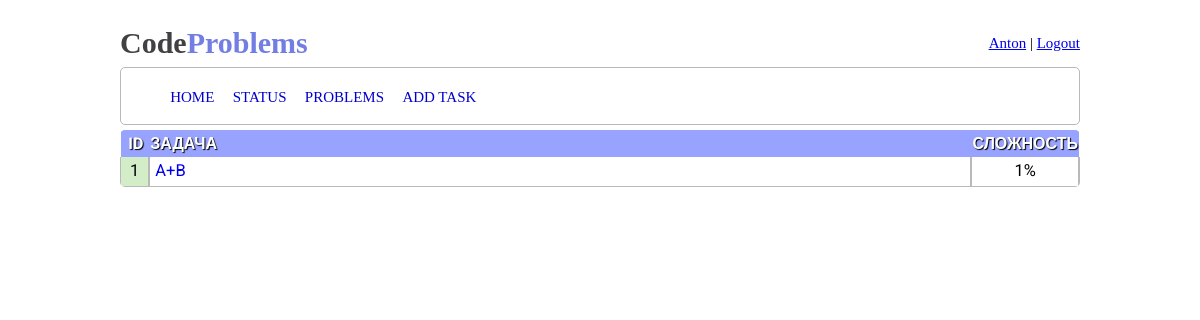
Before: /problemset/list/1/ (signed in) with the older database file.
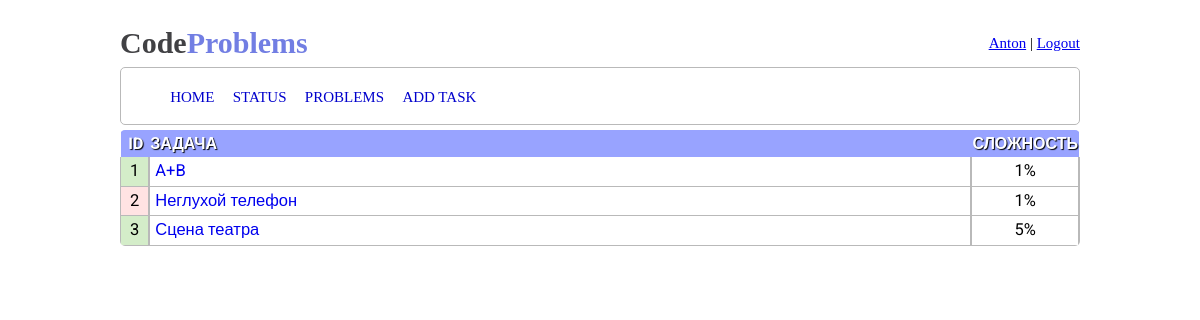
After: the same page with the newer database file.
### data/all_models.py (models this page shows, shortened)
class Problem(SqlAlchemyBase):
    __tablename__ = 'problems'
    id = sqlalchemy.Column(sqlalchemy.Integer, primary_key=True)
    title = sqlalchemy.Column(sqlalchemy.String(255), unique=False, nullable=False)
    memory = sqlalchemy.Column(sqlalchemy.Integer, unique=False, nullable=False)
    time = sqlalchemy.Column(sqlalchemy.Integer, unique=False, nullable=False)
    difficulty = sqlalchemy.Column(sqlalchemy.Integer, unique=False, nullable=False)
    condition = sqlalchemy.Column(sqlalchemy.Text(), unique=False, nullable=False)
    inp = sqlalchemy.Column(sqlalchemy.Text(), unique=False, nullable=False)
    output = sqlalchemy.Column(sqlalchemy.Text(), unique=False, nullable=False)
    col_examples = sqlalchemy.Column(sqlalchemy.Integer(), unique=False, nullable=False, default=2)

### app.py (the view)
@app.route("/problemset/list/<num>/")
def problemset(num):
    n = int(num)
    session = create_session()
    if current_user.is_authenticated:
        solved_by_user = set(int(el.problem) for el in
                          session.query(Packages).filter(Packages.user_id == current_user.id,
                                                         Packages.status == 'ac').all())
        unsolved_by_user = set(int(el.problem) for el in
                          session.query(Packages).filter(Packages.user_id == current_user.id,
                                                         ((Packages.status.like('WA%')) |
                                                         (Packages.status.like('ML%')) |
                                                         (Packages.status.like('TL%')) |
                                                         (Packages.status == 'ce'))).all())
        unsolved_by_user = unsolved_by_user - solved_by_user
    else:
        solved_by_user = []
        unsolved_by_user = []
    arr = session.query(Problem).all()[(n - 1) * COL_PROBLEMS_ONE_PAGE:n * COL_PROBLEMS_ONE_PAGE]
    content = [(el.id, el.title, el.difficulty) for el in arr]
    return render_template("problemset.html", content_table=content, solved_by_user=solved_by_user,
                           unsolved_by_user=unsolved_by_user)

### app.py (called while the page is built)
@login_manager.user_loader
def load_user(user_id):
    session = create_session()
    return session.query(User).get(user_id)

### data/db_session.py (called while the page is built)
def create_session() -> Session:
    global __factory
    return __factory()

### templates/problemset.html
{% extends 'index.html' %}
{% block content %}
        <table class="table-problemset">
            <thead class="problemset-table-head">
                    <tr class="tr-head">
                        <td class="td-head td-fist">ID</td>
                        <td class="td-head">Задача</td>
                        <td class="td-head td-diff">Сложность</td>
                    </tr>
            </thead>
            {% for el in content_table%}
                <tr class="tr-table">
                    {% if el[0] in solved_by_user %}
                        <td class="td-table problem-id solved">{{ el[0] }}</td>
                    {% elif el[0] in unsolved_by_user %}
                        <td class="td-table problem-id unsolved">{{ el[0] }}</td>
                    {% else %}
                        <td class="td-table problem-id">{{ el[0] }}</td>
                    {% endif %}
                    <td class="td-table problem-name"><a href="/problemset/{{el[0]}}">{{ el[1] }}</a></td>
                    <td class="td-table problem-difficulty">{{ el[2] }}%</td>
                </tr>
            {% endfor %}
        </table>
{% endblock %}
{% block admin %}
    {% if current_user.is_authenticated and current_user.role == 1 %}
    <li><a class="menu-element" href="/add">Add Task</a></li>
    {% endif %}
{% endblock %}

Changed rows visible on the page:
added Problem: id "2", title "Неглухой телефон", el "1"
added Problem: id "3", title "Сцена театра", difficulty "5"
